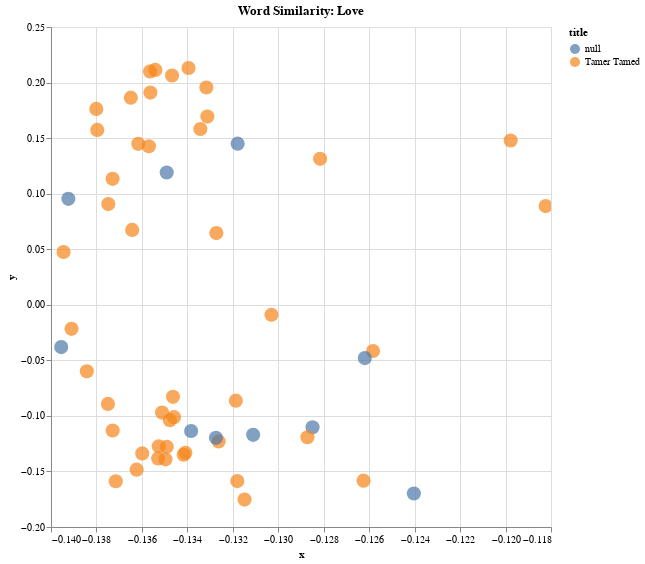

Notebook cell for this chart:
### Code cell
alt.Chart(df_2,title="Word Similarity: Love").mark_circle(size=200).encode(
    alt.X('x',
        scale=alt.Scale(zero=False)
    ), y="y", color= 'title',
    # If you click a point, take you to the URL link 
    # The categories that show up in the hover tooltip
    tooltip=['title', 'speaker_gender', 'speaker', 'act', 'context']
    ).interactive().properties(
    width=500,
    height=500
)

### Figure 1 — Vega-Lite specification as saved in the notebook (floating-point values rounded to 4 significant figures)
{"config": {"view": {"continuousWidth": 400, "continuousHeight": 300}}, "data": {"name": "data-e1eaf1b93ee7d45fcf4ba819f74dae69"}, "mark": {"type": "circle", "size": 200}, "encoding": {"color": {"field": "title", "type": "nominal"}, "tooltip": [{"field": "title", "type": "nominal"}, {"field": "speaker_gender", "type": "nominal"}, {"field": "speaker", "type": "nominal"}, {"field": "act", "type": "quantitative"}, {"field": "context", "type": "nominal"}], "x": {"field": "x", "scale": {"zero": false}, "type": "quantitative"}, "y": {"field": "y", "type": "quantitative"}}, "height": 500, "selection": {"selector054": {"type": "interval", "bind": "scales", "encodings": ["x", "y"]}}, "title": "Word Similarity: Love", "width": 500, "$schema": "https://vega.github.io/schema/vega-lite/v4.17.0.json", "datasets": {"data-e1eaf1b93ee7d45fcf4ba819f74dae69": [{"x": -0.1332, "y": 0.1956, "context": "s a good fellow, and on my word i **love** him: but to think a fit match for this", "tokens": "s a good fellow , and on my word i love him : but to think a fit match for this", "title": "Tamer Tamed", "speaker_gender": "M", "speaker": "Sophocles", "act": 1.0}, {"x": -0.1347, "y": 0.2063, "context": "if your affections be not made of words i **love** you, and you know how dearly rowland,", "tokens": "if your affection ##s be not made of words i love you , and you know how dear ##ly rowland ,", "title": "Tamer Tamed", "speaker_gender": "F", "speaker": "Livia", "act": 2.0}, {"x": -0.1353, "y": -0.1383, "context": "why should we do our honest and our hearty **love** such wrong, to overrun our fortunes then you flat", "tokens": "why should we do our honest and our heart ##y love such wrong , to overrun our fortunes then you flat", "title": "Tamer Tamed", "speaker_gender": "F", "speaker": "Livia", "act": 2.0}, {"x": -0.1258, "y": -0.04162, "context": "high priest among the jews: his money rowland oh **love** forgive me, what faith hast thou why,", "tokens": "high priest among the jews : his money rowland oh love forgive me , what faith has ##t thou why ,", "title": "Tamer Tamed", "speaker_gender": "F", "speaker": "Livia", "act": 2.0}, {"x": -0.1346, "y": -0.1011, "context": "hang itself, should i but cross it for pure **love** to the matter i must hatch it nay never look", "tokens": "hang itself , should i but cross it for pure love to the matter i must hatch it nay never look", "title": "Tamer Tamed", "speaker_gender": "F", "speaker": "Livia", "act": 2.0}, {"x": -0.1396, "y": -0.03805, "context": "fears and modest blushes, view me, and **love** example here is your sister here is the brave old", "tokens": "fears and modest blush ##es , view me , and love example here is your sister here is the brave old", "title": null, "speaker_gender": null, "speaker": null, "act": null}, {"x": -0.1262, "y": -0.1583, "context": "your sister here is the brave old man ’ s **love** that **loves** the young man ay and hold thee", "tokens": "your sister here is the brave old man ’ s love that loves the young man a ##y and hold thee", "title": "Tamer Tamed", "speaker_gender": "F", "speaker": "Bianca", "act": 2.0}, {"x": -0.1338, "y": -0.1136, "context": "credit you maria, come down, and let your **love** confirm it stay there sir, that bargain ’ s", "tokens": "credit you maria , come down , and let your love confirm it stay there sir , that bargain ’ s", "title": null, "speaker_gender": null, "speaker": null, "act": null}, {"x": -0.1354, "y": 0.2114, "context": "stock a kingdom why this is a riddle: i **love** you, and i **love** you not it is so", "tokens": "stock a kingdom why this is a riddle : i love you , and i love you not it is so", "title": "Tamer Tamed", "speaker_gender": "M", "speaker": "Petruchio", "act": 3.0}, {"x": -0.1339, "y": 0.2131, "context": "is a riddle: i **love** you, and i **love** you not it is so: and till your own", "tokens": "is a riddle : i love you , and i love you not it is so : and till your own", "title": "Tamer Tamed", "speaker_gender": "F", "speaker": "Maria", "act": 3.0}, {"x": -0.1349, "y": 0.119, "context": "ear and exit how ’ s this i do not **love** these favors: save you the devil take thee —", "tokens": "ear and exit how ’ s this i do not love these favors : save you the devil take thee —", "title": null, "speaker_gender": null, "speaker": null, "act": null}, {"x": -0.1262, "y": -0.04801, "context": "him by th ’ nose oh there ’ s a **love** token for you: thank me now i ’ ll", "tokens": "him by th ’ nose oh there ’ s a love token for you : thank me now i ’ ll", "title": null, "speaker_gender": null, "speaker": null, "act": null}, {"x": -0.1326, "y": -0.1231, "context": "violent neither — it may be out of her earnest **love**, there grew a longing ( as you know women", "tokens": "violent neither — it may be out of her earnest love , there grew a longing ( as you know women", "title": "Tamer Tamed", "speaker_gender": "M", "speaker": "Moroso", "act": 1.0}, {"x": -0.1285, "y": -0.1103, "context": "her i do beseech you, even for **love** sake — i will rowland she may sooner count the", "tokens": "her i do be ##see ##ch you , even for love sake — i will rowland she may sooner count the", "title": null, "speaker_gender": null, "speaker": null, "act": null}, {"x": -0.1362, "y": -0.1484, "context": "count the good i have thought her, our old **love** and our friendship, shed one true tear, mean", "tokens": "count the good i have thought her , our old love and our friendship , shed one true tear , mean", "title": "Tamer Tamed", "speaker_gender": "M", "speaker": "Rowland", "act": 4.0}, {"x": -0.1318, "y": -0.1587, "context": "that i grant her out of my free and liberal **love**, a pardon, which you and all men else", "tokens": "that i grant her out of my free and liberal love , a pardon , which you and all men else", "title": "Tamer Tamed", "speaker_gender": "M", "speaker": "Petruchio", "act": 5.0}, {"x": -0.1341, "y": -0.1331, "context": "repentance, and undoing can win her **love**, i ’ ll make a shift for one when", "tokens": "rep ##ent ##ance , and undo ##ing can win her love , i ’ ll make a shift for one when", "title": "Tamer Tamed", "speaker_gender": "M", "speaker": "Petruchio", "act": 3.0}, {"x": -0.1375, "y": -0.08919, "context": "counsel i shall hang first i ’ ll no more **love**, that ’ s certain, ’ tis a bane", "tokens": "counsel i shall hang first i ’ ll no more love , that ’ s certain , ’ tis a bane", "title": "Tamer Tamed", "speaker_gender": "M", "speaker": "Rowland", "act": 1.0}, {"x": -0.1384, "y": -0.05989, "context": "him of a man, and could be brought to **love**, and **love** a woman, ’ twould make", "tokens": "him of a man , and could be brought to love , and love a woman , ’ two ##uld make", "title": "Tamer Tamed", "speaker_gender": "M", "speaker": "Rowland", "act": 1.0}, {"x": -0.1394, "y": 0.04753, "context": "man, and could be brought to **love**, and **love** a woman, ’ twould make his head ache", "tokens": "man , and could be brought to love , and love a woman , ’ two ##uld make his head ache", "title": "Tamer Tamed", "speaker_gender": "M", "speaker": "Rowland", "act": 1.0}, {"x": -0.1311, "y": -0.117, "context": "wilt thou rowland as ’ tis to be in **love** and why for virtue sake and why for virtue ’", "tokens": "wil ##t thou rowland as ’ tis to be in love and why for virtue sake and why for virtue ’", "title": null, "speaker_gender": null, "speaker": null, "act": null}, {"x": -0.1346, "y": -0.08287, "context": "best a swabber, if thou canst **love** so near to keep thy making, yet thou wil", "tokens": "best a sw ##ab ##ber , if thou cans ##t love so near to keep thy making , yet thou wil", "title": "Tamer Tamed", "speaker_gender": "M", "speaker": "Rowland", "act": 1.0}, {"x": -0.1353, "y": -0.1274, "context": "thy language why o tranio, those things in **love**, ne ’ er talk as we do, no", "tokens": "thy language why o tran ##io , those things in love , ne ’ er talk as we do , no", "title": "Tamer Tamed", "speaker_gender": "M", "speaker": "Rowland", "act": 1.0}, {"x": -0.1373, "y": -0.1131, "context": "io wilt thou rowland, certain ne ’ er **love** again i think so, certain, and if i", "tokens": "##io wil ##t thou rowland , certain ne ’ er love again i think so , certain , and if i", "title": "Tamer Tamed", "speaker_gender": "M", "speaker": "Rowland", "act": 1.0}, {"x": -0.1198, "y": 0.1479, "context": "’ th ’ wager that ’ s all one **love** you as much, or more, than she now", "tokens": "’ th ’ wage ##r that ’ s all one love you as much , or more , than she now", "title": "Tamer Tamed", "speaker_gender": "M", "speaker": "Tranio", "act": 1.0}, {"x": -0.1303, "y": -0.008968, "context": "you ’ tis a good hearing, let ’ em **love**: ten pound more, i never **love** that woman", "tokens": "you ’ tis a good hearing , let ’ em love : ten pound more , i never love that woman", "title": "Tamer Tamed", "speaker_gender": "M", "speaker": "Rowland", "act": 1.0}, {"x": -0.1334, "y": 0.1582, "context": "’ em **love**: ten pound more, i never **love** that woman there it is; and so an hundred", "tokens": "’ em love : ten pound more , i never love that woman there it is ; and so an hundred", "title": "Tamer Tamed", "speaker_gender": "M", "speaker": "Tranio", "act": 1.0}, {"x": -0.138, "y": 0.1763, "context": "pray you tell me one thing truly; do you **love** her i would i did not, upon that condition", "tokens": "pray you tell me one thing truly ; do you love her i would i did not , upon that condition", "title": "Tamer Tamed", "speaker_gender": "M", "speaker": "Petruchio", "act": 3.0}, {"x": -0.1182, "y": 0.08885, "context": ", her modesty required a little violence some women **love** to struggle she had it, and so much that", "tokens": ", her modest ##y required a little violence some women love to struggle she had it , and so much that", "title": "Tamer Tamed", "speaker_gender": "M", "speaker": "Sophocles", "act": 3.0}, {"x": -0.135, "y": -0.1391, "context": ", nor obedience in way of duty, but of **love**, and credit; all i expect is but a", "tokens": ", nor obedience in way of duty , but of love , and credit ; all i expect is but a", "title": "Tamer Tamed", "speaker_gender": "M", "speaker": "Petruchio", "act": 3.0}, {"x": -0.1331, "y": 0.1693, "context": "pleasure now you perceive him sophocles i **love** thee above thy vanity, thou faithless creature would", "tokens": "pleasure now you perceive him so ##ph ##oc ##les i love thee above thy vanity , thou faith ##less creature would", "title": "Tamer Tamed", "speaker_gender": "M", "speaker": "Petruchio", "act": 3.0}, {"x": -0.1349, "y": -0.1278, "context": "doting had i not wife enough to turn my **love** too did i want vexation, or any", "tokens": "dot ##ing had i not wife enough to turn my love too did i want ve ##xa ##tion , or any", "title": "Tamer Tamed", "speaker_gender": "M", "speaker": "Petruchio", "act": 3.0}, {"x": -0.1348, "y": -0.1039, "context": "still; i would yet remember you give him his **love** wench; the young man has employment for ’", "tokens": "still ; i would yet remember you give him his love wen ##ch ; the young man has employment for ’", "title": "Tamer Tamed", "speaker_gender": "F", "speaker": "Bianca", "act": 4.0}, {"x": -0.1342, "y": -0.135, "context": "must do so sometimes, and oftentimes; **love** were too serious else a witty woman had you **loved**", "tokens": "must do so sometimes , and often ##time ##s ; love were too serious else a witty woman had you loved", "title": "Tamer Tamed", "speaker_gender": "F", "speaker": "Bianca", "act": 4.0}, {"x": -0.1327, "y": 0.06455, "context": "; and i had **loved** you so: you may **love** worse sir, but that is not material i shall", "tokens": "; and i had loved you so : you may love worse sir , but that is not material i shall", "title": "Tamer Tamed", "speaker_gender": "F", "speaker": "Bianca", "act": 4.0}, {"x": -0.1391, "y": -0.02165, "context": "sorrow may induce me to forgive you, but never **love** again; if i stay longer, i have lost", "tokens": "sorrow may induce me to forgive you , but never love again ; if i stay longer , i have lost", "title": "Tamer Tamed", "speaker_gender": "M", "speaker": "Rowland", "act": 4.0}, {"x": -0.1373, "y": 0.1134, "context": "ll to the lodge; some that are kind and **love** me, i know will visit me petruchio", "tokens": "ll to the lodge ; some that are kind and love me , i know will visit me pet ##ru ##chio", "title": "Tamer Tamed", "speaker_gender": "F", "speaker": "Maria", "act": 5.0}, {"x": -0.1319, "y": -0.08631, "context": "your office and what he wants, if money, **love**, or labor, or any way may win it", "tokens": "your office and what he wants , if money , love , or labor , or any way may win it", "title": "Tamer Tamed", "speaker_gender": "M", "speaker": "Petronius", "act": 5.0}, {"x": -0.1282, "y": 0.1314, "context": "you were sir look to yourselves, and if you **love** your lives, open the door, and fly me", "tokens": "you were sir look to yourselves , and if you love your lives , open the door , and fly me", "title": "Tamer Tamed", "speaker_gender": "M", "speaker": "Petruchio", "act": 5.0}, {"x": -0.138, "y": 0.1574, "context": "enter moroso and petronius that i do **love** her, is without all question, and most extremely", "tokens": "enter mor ##oso and pet ##ron ##ius that i do love her , is without all question , and most extremely", "title": "Tamer Tamed", "speaker_gender": "M", "speaker": "Moroso", "act": 1.0}, {"x": -0.1392, "y": 0.09534, "context": "tis handsome, and i know moreover i am to **love** her for ’ t now you come to me nay", "tokens": "tis handsome , and i know moreover i am to love her for ’ t now you come to me nay", "title": null, "speaker_gender": null, "speaker": null, "act": null}, {"x": -0.1375, "y": 0.09062, "context": "falser than the devil, i cannot choose but **love** it what do i know but those that came to", "tokens": "false ##r than the devil , i cannot choose but love it what do i know but those that came to", "title": "Tamer Tamed", "speaker_gender": "F", "speaker": "Maria", "act": 1.0}, {"x": -0.1327, "y": -0.1198, "context": "willinger the law commands me to do it, **love** commands me and my own duty charges me heaven bless", "tokens": "willing ##er the law commands me to do it , love commands me and my own duty charges me heaven bless", "title": null, "speaker_gender": null, "speaker": null, "act": null}, {"x": -0.1357, "y": 0.1427, "context": "for ever never to be recalled: i know you **love** me, mad till you have enjoyed me; i", "tokens": "for ever never to be recalled : i know you love me , mad till you have enjoyed me ; i", "title": "Tamer Tamed", "speaker_gender": "F", "speaker": "Maria", "act": 1.0}, {"x": -0.1318, "y": 0.145, "context": "fear the gallows keep thee there still and you **love** rowland say if i say not i am sure i", "tokens": "fear the gallo ##ws keep thee there still and you love rowland say if i say not i am sure i", "title": null, "speaker_gender": null, "speaker": null, "act": null}, {"x": -0.1362, "y": 0.1448, "context": "’ ll no by-blowes if you can **love** her do, if you can hate her, or", "tokens": "’ ll no by - blow ##es if you can love her do , if you can hate her , or", "title": "Tamer Tamed", "speaker_gender": "M", "speaker": "Tranio", "act": 3.0}, {"x": -0.1364, "y": 0.06739, "context": "thus i blow off, the care i took to **love** her, like this point i untie, and", "tokens": "thus i blow off , the care i took to love her , like this point i un ##tie , and", "title": "Tamer Tamed", "speaker_gender": "M", "speaker": "Petruchio", "act": 4.0}, {"x": -0.1356, "y": 0.21, "context": "uses, and now i am for travel now i **love** you, and now i see you are a man", "tokens": "uses , and now i am for travel now i love you , and now i see you are a man", "title": "Tamer Tamed", "speaker_gender": "F", "speaker": "Bianca", "act": 4.0}, {"x": -0.1356, "y": 0.191, "context": "ard urge my strong tie upon you: but i **love** you, and all the world shall know it,", "tokens": "##ard urge my strong tie upon you : but i love you , and all the world shall know it ,", "title": "Tamer Tamed", "speaker_gender": "F", "speaker": "Maria", "act": 4.0}, {"x": -0.1315, "y": -0.1754, "context": "ability, and strength of judgement, than any private **love**, or wanton kisses go worthy man, and", "tokens": "ability , and strength of judgement , than any private love , or want ##on kisses go worthy man , and", "title": "Tamer Tamed", "speaker_gender": "F", "speaker": "Maria", "act": 4.0}, {"x": -0.1365, "y": 0.1864, "context": "t fool me in again not i sir, i **love** you better, take your time, and pleasure i", "tokens": "##t fool me in again not i sir , i love you better , take your time , and pleasure i", "title": "Tamer Tamed", "speaker_gender": "F", "speaker": "Maria", "act": 4.0}, {"x": -0.1287, "y": -0.1193, "context": "but farewell that, we must be wiser cousin **love** must not leave us to the world: have you", "tokens": "but farewell that , we must be wise ##r cousin love must not leave us to the world : have you", "title": "Tamer Tamed", "speaker_gender": "F", "speaker": "Livia", "act": 1.0}, {"x": -0.1351, "y": -0.09703, "context": "must deliver it there livia, and a better **love** light on thee, i can no more to this", "tokens": "must deliver it there liv ##ia , and a better love light on thee , i can no more to this", "title": "Tamer Tamed", "speaker_gender": "M", "speaker": "Rowland", "act": 1.0}, {"x": -0.1372, "y": -0.1588, "context": "set me up; there rowland, all thy old **love** back: and may a new to come exceed mine", "tokens": "set me up ; there rowland , all thy old love back : and may a new to come exceed mine", "title": "Tamer Tamed", "speaker_gender": "F", "speaker": "Livia", "act": 1.0}, {"x": -0.136, "y": -0.1338, "context": "monument of what i have had, thou all the **love** now left me, and now lost, let me", "tokens": "monument of what i have had , thou all the love now left me , and now lost , let me", "title": "Tamer Tamed", "speaker_gender": "M", "speaker": "Rowland", "act": 3.0}, {"x": -0.124, "y": -0.1698, "context": "you dare you kiss me thus i begin my new **love** once again with all my heart once again maria o", "tokens": "you dare you kiss me thus i begin my new love once again with all my heart once again maria o", "title": null, "speaker_gender": null, "speaker": null, "act": null}]}}
